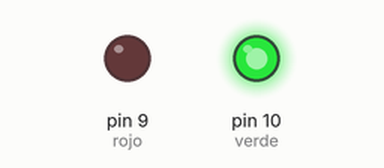
Recording of a sketch running on a simulated Arduino Uno, built with avr-gcc and run on an emulated ATmega328P. On the bench: output pins drawn as LEDs (lit = HIGH).

Above: at 1.0 s.
At 3.0 s:
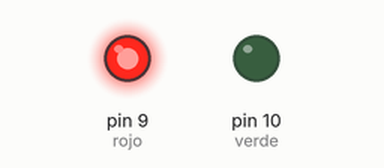
At 5.0 s:
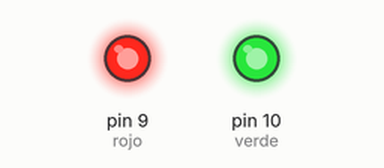
Timing chart, 0 to 7.8 s (numbered marks = the images above):
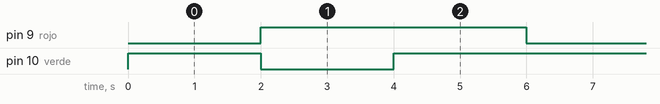

Measured:
- by itself, pin 9 (rojo): alternates HIGH for 4.0 s and LOW for 2.0 s
- by itself, pin 10 (verde): repeats every 6.0 s: LOW 2.0 s, HIGH 4.0 s
- by itself, everything shown: repeats every 6.0 s, in 3 steps

The sketch:

rojo_green.ino
```cpp
int rojo=9;
int verde=10;


void setup()
{
  pinMode(rojo,OUTPUT);
  pinMode(verde,OUTPUT);
}

void loop()
{

  analogWrite(rojo,0);
  analogWrite(verde,255);
  delay(2000);

  analogWrite(rojo,255);
  analogWrite(verde,0);
  delay(2000);

  analogWrite(rojo,255);
  analogWrite(verde,255);
  delay(2000);
}
```
